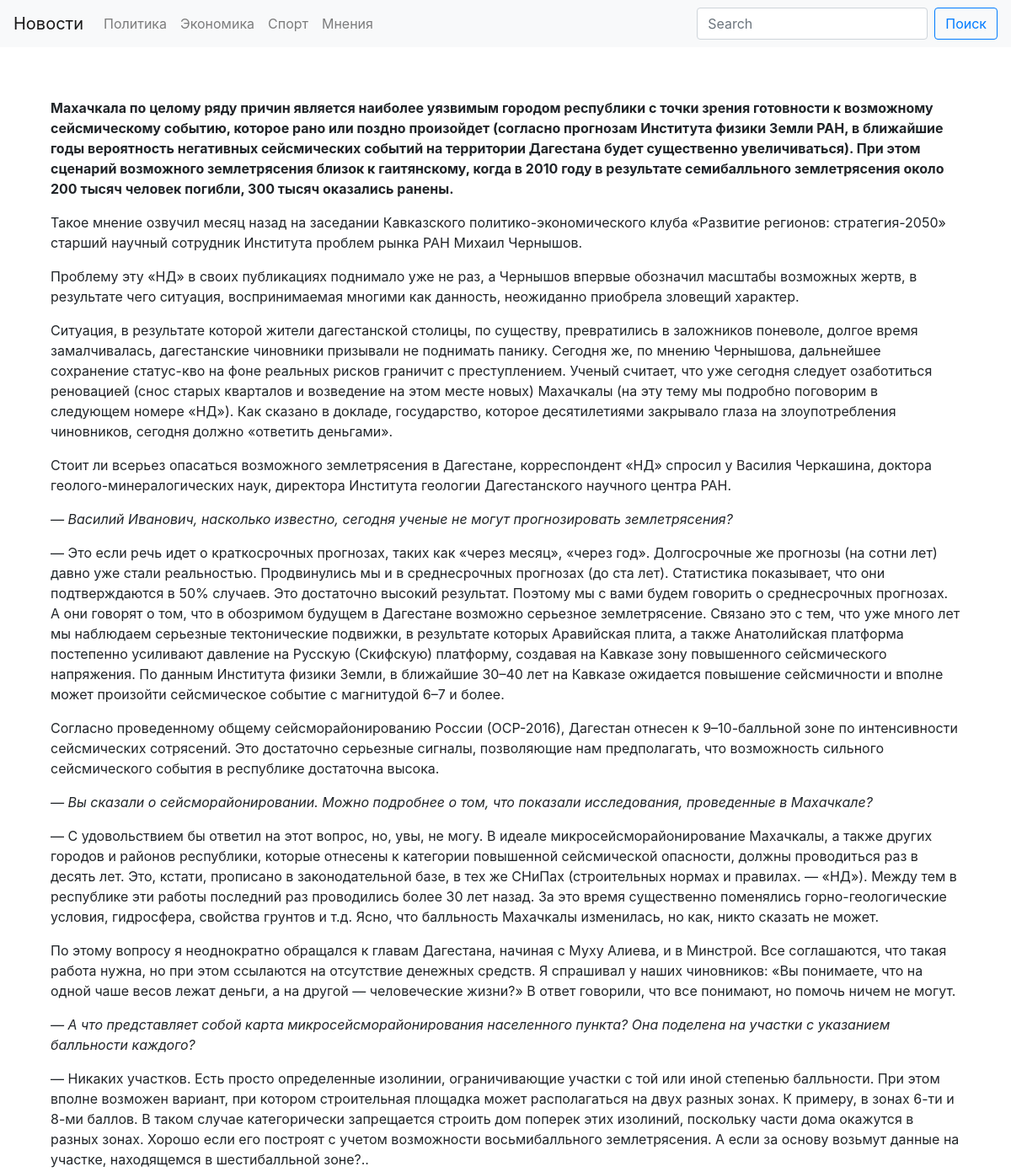
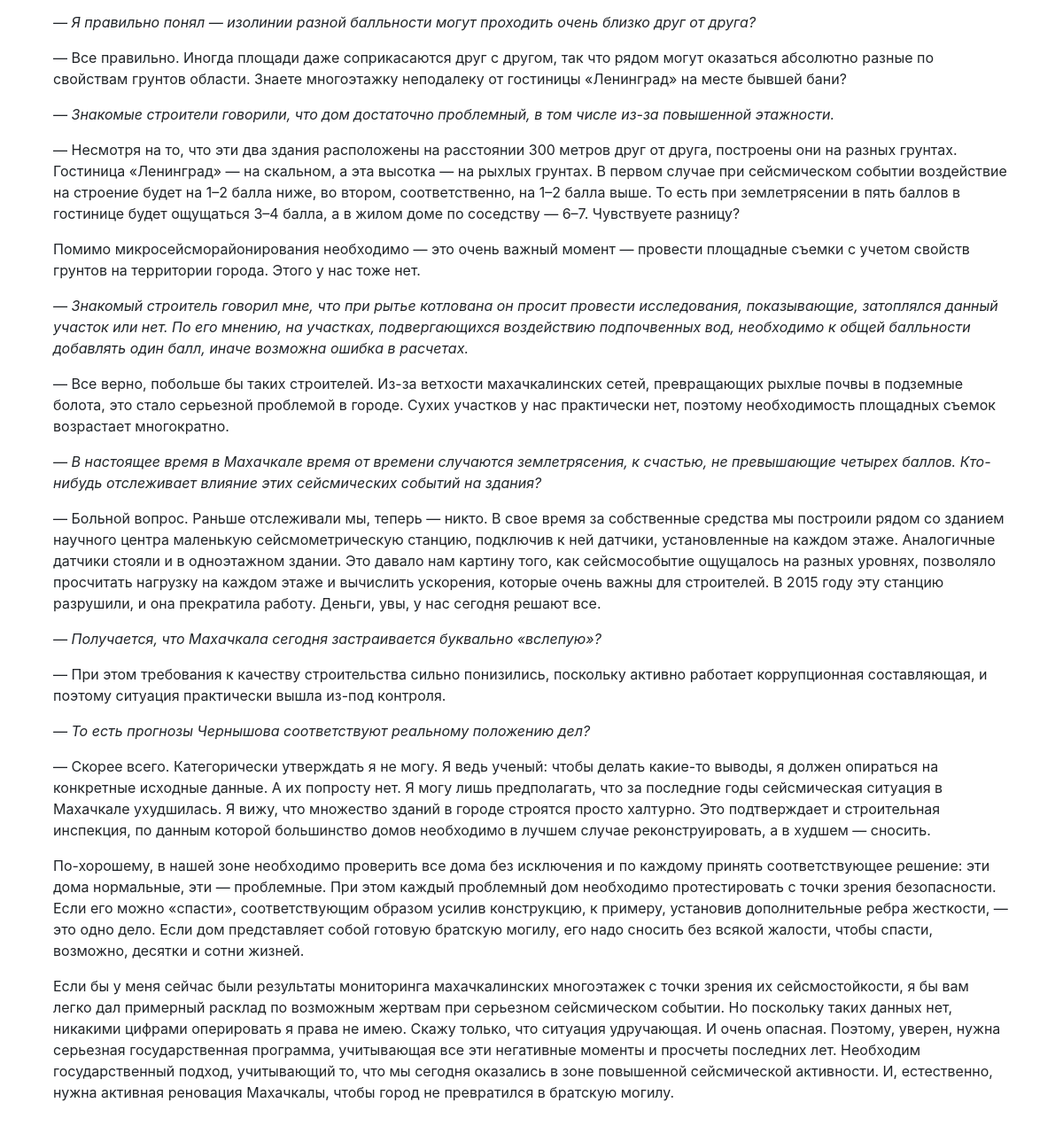
/news/perspectiva, run on the app's committed database (2 pictures, top to bottom).
### main/models.py (models this page shows, shortened)
class Tag(models.Model):
    title = models.CharField("Название тега", max_length=50)
    slug = models.SlugField(max_length=32)
    class Meta:
        verbose_name = "Тег"
        verbose_name_plural = "Теги"

class Article(models.Model):
    title = models.CharField("Заголовок", max_length=50)
    slug = models.SlugField(max_length=32)
    date = models.DateField("Дата", default=timezone.now)
    img = models.ImageField("Изображение", upload_to="images", blank=True, null=True)
    content = RichTextUploadingField('Контент')
    tags = models.ForeignKey(Tag, on_delete=models.CASCADE)
    class Meta:
        verbose_name = "Новость"
        verbose_name_plural = "Новости"

### main/views.py (the view)
# urls.py: path("news/<slug:slug>", ArticleDetailView.as_view(), name='detail'),
class ArticleDetailView(DetailView):
    template_name = "detail.html"
    model = Article
    context_object_name = "new"
    def get_context_data(self, **kwargs):
        context = super().get_context_data(**kwargs)
        context["pages"] = Tag.objects.all()
        return context

### templates/detail.html (shortened to what this page needs)
{% extends 'base.html' %}
{% load static %}
{% block head_tag %}
    <link rel="stylesheet" href="{% static 'css/detail_style.css' %}">
{% endblock %}
{% block content %}
    <div class="big_text">{{ new.content|safe }}</div>
{% endblock %}

### templates/includes/header.html (shortened to what this page needs)
<nav class="navbar navbar-expand-lg navbar-light bg-light">
    <a class="navbar-brand" href="{% url "list" %}">Новости</a>
    <div class="collapse navbar-collapse" id="navbarSupportedContent">
        <ul class="navbar-nav mr-auto">
            {% for page in pages %}
                <li class="nav-item">
                    <a class="nav-link" href="?is_search=true&tag_slug={{ page.title }}">{{ page.title }}<span class="sr-only">(current)</span></a>
                </li>
            {% endfor %}
        </ul>
        <form class="form-inline my-2 my-lg-0">
            <input class="form-control mr-sm-2" type="search" placeholder="Search" aria-label="Search">
            <button class="btn btn-outline-primary my-2 my-sm-0" type="submit">Поиск</button>
        </form>
    </div>
</nav>

### static/css/detail_style.css (style rules this page uses)
.big_text { margin: 5%; }

### data on the page
Tag: title "Политика"
Tag: title "Экономика"
Tag: title "Спорт"
Tag: title "Мнения"
Article: content "Махачкала по целому ряду причин является наиболее уязвимым городом республики с точки зрения готовности к возможному сейсмическому событию, которое рано или поздно произойдет (согласно прогнозам Института физики Земли РАН, в ближайшие годы вероятность негативных сейсмических событий на территории Дагестана будет существенно увеличиваться). При этом сценарий возможного землетрясения близок к гаитянскому, когда в 2010 году в результате семибалльного землетрясения около 200 тысяч человек погибли, 300 тысяч оказались ранены. Такое мнение озвучил месяц назад на заседании Кавказского политико-экономического клуба «Развитие регионов: стратегия-2050» старший научный сотрудник Института проблем…"
